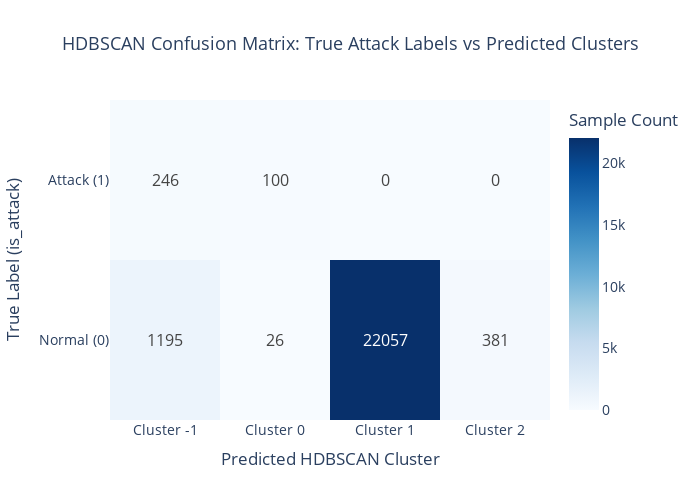

Source (notebook cell):
### Markdown cell above
### Semisupervised evaluation

### Code cell
cm_df = pd.crosstab(y, hdb_labels, rownames=['is_attack'], colnames=['gmm_label'])

# Extract data
z = cm_df.values
x = [f"Cluster {col}" for col in cm_df.columns]  # e.g., ["Cluster 0", "Cluster 1", ...]
y_labels = ["Normal (0)", "Attack (1)"]           # Row labels

# Create heatmap
fig = go.Figure(data=go.Heatmap(
    z=z,
    x=x,
    y=y_labels,
    colorscale='Blues',
    text=z,
    texttemplate="%{text}",
    textfont={"size": 16},
    hovertemplate=(
        "<b>True Class:</b> %{y}<br>" +
        "<b>Predicted Cluster:</b> %{x}<br>" +
        "<b>Count:</b> %{z}<extra></extra>"
    ),
    colorbar=dict(title="Sample Count")
))

# Update layout
fig.update_layout(
    title={
        'text': "HDBSCAN Confusion Matrix: True Attack Labels vs Predicted Clusters",
        'x': 0.5,
        'xanchor': 'center',
        'font': {'size': 18}
    },
    xaxis_title="Predicted HDBSCAN Cluster",
    yaxis_title="True Label (is_attack)",
    width=700,
    height=500,
    font=dict(size=14)
)

fig.show()

### Figure 1 — Plotly figure (JSON) as saved in the notebook; plotly's stock layout.template omitted (floating-point values rounded to 4 significant figures)
{"data": [{"colorbar": {"title": {"text": "Sample Count"}}, "colorscale": [[0, "rgb(247,251,255)"], [0.125, "rgb(222,235,247)"], [0.25, "rgb(198,219,239)"], [0.375, "rgb(158,202,225)"], [0.5, "rgb(107,174,214)"], [0.625, "rgb(66,146,198)"], [0.75, "rgb(33,113,181)"], [0.875, "rgb(8,81,156)"], [1, "rgb(8,48,107)"]], "hovertemplate": "<b>True Class:</b> %{y}<br><b>Predicted Cluster:</b> %{x}<br><b>Count:</b> %{z}<extra></extra>", "text": [[1195, 26, 22057, 381], [246, 100, 0, 0]], "textfont": {"size": 16}, "texttemplate": "%{text}", "type": "heatmap", "x": ["Cluster -1", "Cluster 0", "Cluster 1", "Cluster 2"], "y": ["Normal (0)", "Attack (1)"], "z": [[1195, 26, 22057, 381], [246, 100, 0, 0]]}], "layout": {"font": {"size": 14}, "height": 500, "title": {"font": {"size": 18}, "text": "HDBSCAN Confusion Matrix: True Attack Labels vs Predicted Clusters", "x": 0.5, "xanchor": "center"}, "width": 700, "xaxis": {"title": {"text": "Predicted HDBSCAN Cluster"}}, "yaxis": {"title": {"text": "True Label (is_attack)"}}}}
